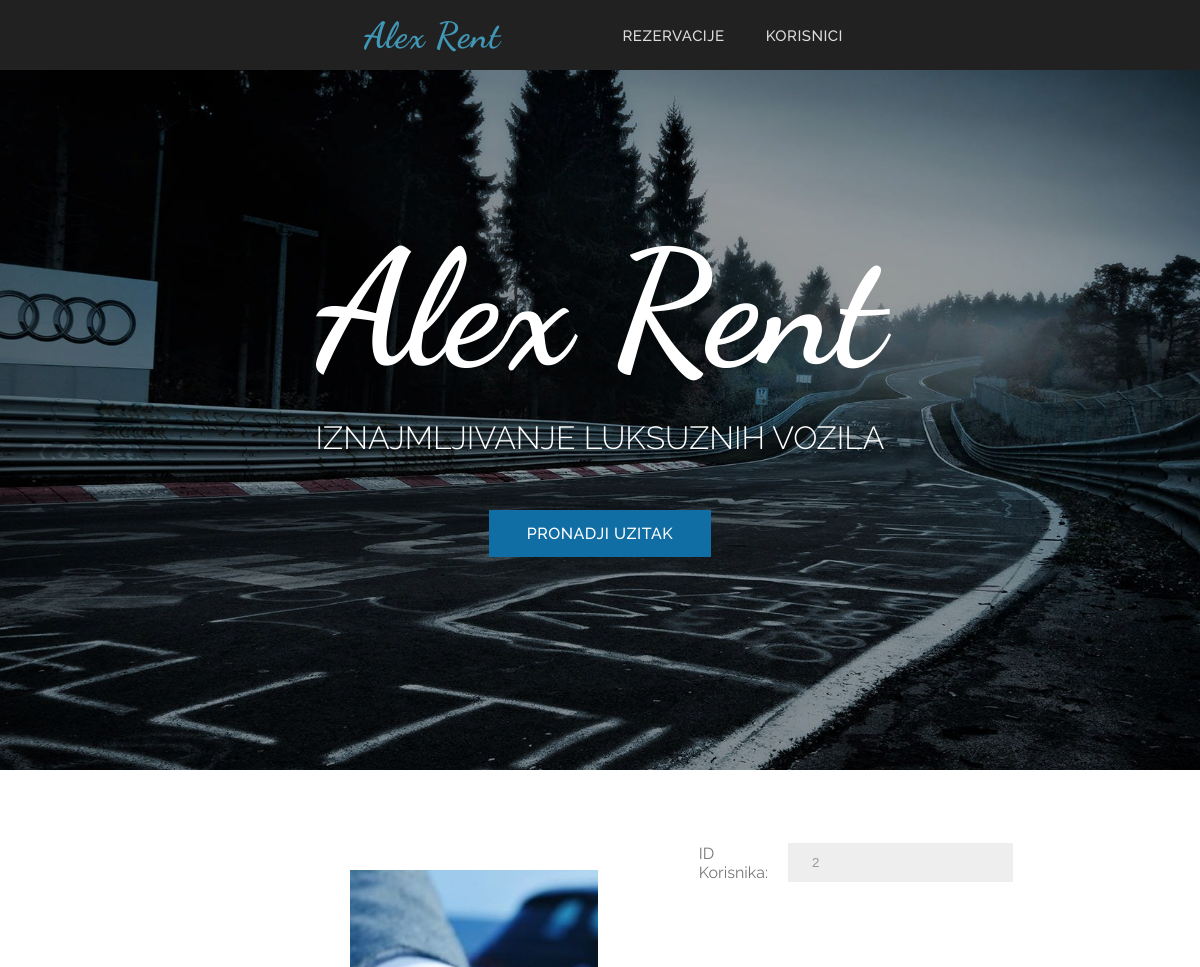
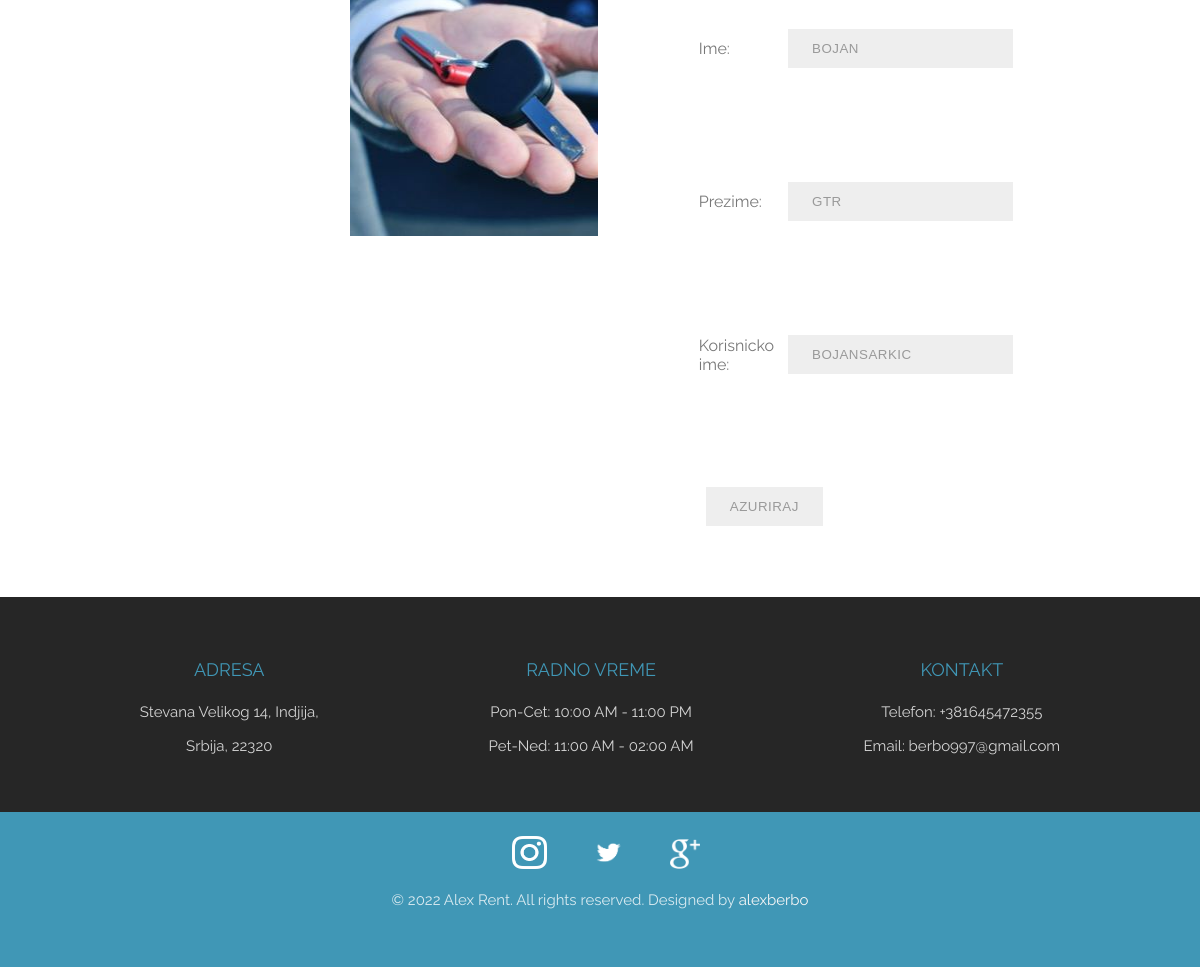
The app's page /PetarAleksandarBerbatovic7417/moderator/editUser.php?id=2 with its own data (2 pictures, top to bottom).
### tables this page shows
CREATE TABLE `korisnik` (
  `idkorisnik` int(11) NOT NULL,
  `ime` varchar(50) NOT NULL,
  `prezime` varchar(50) NOT NULL,
  `email` varchar(50) NOT NULL,
  `username` varchar(50) NOT NULL,
  `password` varchar(50) NOT NULL
);

### PetarAleksandarBerbatovic7417/moderator/editUser.php (the view, shortened to what this page needs)
<!DOCTYPE html>
<html lang="en">
<head>
	<link rel="stylesheet" href="style.css">
</head>
<body>
<?php
	$konekcija= new mysqli('localhost', 'root', '', 'carrent');
	$id = $_GET['id'];
	$qry = mysqli_query($konekcija, "select * from korisnik where idkorisnik='$id'");
	$data=$qry->fetch_assoc();
?>
<header class="header">
	<div class="slika">
		<nav>
		<ul>
			<li>
				<a class="logo" href="index.php">Alex Rent</a>
			</li>
			<li>
				<a class="nav-bar" href="rezervacije.php">Rezervacije</a>
			</li>
			<li>
				<a class="nav-bar" href="userlist.php">Korisnici</a>
			</li>
		</ul>
		</nav>
		<div class="zavesa">
			<h1 class="touche-intro">Alex Rent</h1>
			<p class="intro-p">IZNAJMLJIVANJE LUKSUZNIH VOZILA</p>
			<a href="">PRONADJI UZITAK</a>
		</div>
	</div>
</header>
<section id="login" class="login-section">
	<div class="login-div-slika"></div>
	<div class="login-div">
		<form class="login-form" action="editUser.php" method="post">
		<table>
            <tr>
                <td><label>ID Korisnika: </label>
                <td><input type="text" name="idkorisnik"  value="<?php echo $data['idkorisnik'] ?>" readonly></td>
            </tr>
            <tr>
                <td><label>Ime: </label>
                <td><input type="text" name="ime" required value="<?php echo  $data['ime']?>"></td>
            </tr>
            <tr>
                <td><label>Prezime: </label>
                <td><input type="text" name="prezime" required value="<?php echo $data['prezime'] ?>"></td>
             </tr>
             <tr>
                <td><label>Korisnicko ime: </label>
                <td><input type="text" name="username" required value="<?php echo $data['username'] ?>"></td>
             </tr>
				</table>
			<input type="submit" name="update" value="Azuriraj">
		</form>
	</div>
</section>
<section class="contact-foot">
	<div class="div-contact-foot">
		<div class="text-foot-contact-1">
			<h3 class="h3-contact">Adresa</h3>
			<p class="p-contact">Stevana Velikog 14, Indjija,</p>
			<p class="p-contact">Srbija, 22320</p>
		</div>
		<div class="text-foot-contact-2">
			<h3 class="h3-contact">Radno vreme</h3>
			<p class="p-contact">Pon-Cet: 10:00 AM - 11:00 PM</p>
			<p class="p-contact">Pet-Ned: 11:00 AM - 02:00 AM</p>
		</div>
		<div class="text-foot-contact-3">
			<h3 class="h3-contact">Kontakt</h3>
			<p class="p-contact">Telefon: +381645472355</p>
			<p class="p-contact">Email: berbo997@gmail.com</p>
		</div>
	</div>
	<div class="social">
		<div class="icons-social">
			<a class="insta" href="https://instagram.com/alexberbo" target="blank"><img src="img/icons/instagram.png" height="33px" width="35px" alt=""></a>
			<a class="twitter" href="https://twitter.com" target="blank"><img src="img/icons/twitter.png" height="33px" width="35px" alt=""></a>
			<a class="google" href="https://plus.google.com/" target="blank"><img src="img/icons/google.png" height="30px" width="30px" alt=""></a>
			<p class="p-social">© 2022 Alex Rent. All rights reserved. Designed by <a class="a-social" href="http://instagram.com/alexberbo">alexberbo</a></p>
	</div>
</section>
</body>
</html>

### PetarAleksandarBerbatovic7417/moderator/style.css (style rules this page uses)
body { margin: 0; width: 100%; height: 100%; font-family: 'Raleway', sans-serif; color: #777; }
.slika { background-image: url(img/ring.jpg); background-repeat: no-repeat; background-position: center center; background-size: cover; width: 100%; height: 70%; }
nav { width: 100%; position: fixed; z-index: 1; }
nav ul { height: 40px; display: flex; align-items: center; margin: 0px; padding: 15px 340px; list-style-type: none; background-color: #212121; }
.nav-bar { text-transform: uppercase; }
nav ul li:first-child { flex: 1; }
nav ul li { padding: 0 0px; }
li a { text-decoration: none; color: #ddd; font-weight: 500; font-size: 15px; padding-left: 7px; border: 2px solid transparent; letter-spacing: 0.5px; margin: 10px 15px 0 15px; }
.logo { font-family: 'Dancing Script', cursive; font-size: 36px; color: #4097b6; font-weight: 700; letter-spacing: 1px; }
.zavesa { background-color: rgba(0, 0, 0, 0.4); height: 770px; width: 100%; display: flex; justify-content: center; text-align: center; flex-direction: column; }
.zavesa a { text-decoration: none; color: #fff; background-color: #116ea4; border: 0; padding: 14px 20px; margin: 0; font-size: 16px; font-weight: 500; letter-spacing: 0.5px; border-radius: 0; margin-top: 20px; vertical-align: middle; width: 181.5px; align-self: center; }
.touche-intro { font-family: 'Dancing Script', cursive; color: #fff; font-size: 10em; font-weight: 700; margin-top: 0; margin-bottom: 10px; }
.intro-p { color: #fff; font-size: 32px; font-weight: 300; margin-top: 10px; margin-bottom: 40px; }
.login-section { margin: 0; min-height: 500px; background-color: #fff; display: flex; justify-content: center; }
.login-div-slika { background-image: url(img/rent1.jpg); background-repeat: no-repeat; width: 50%; margin-top: 100px; margin-bottom: 100px; margin-right: 20px; margin-left: 350px; }
.login-div { width: 50%; margin-top: 1%; margin-bottom: 1%; margin-right: 20%; margin-left: 1%; }
.login-form { background-repeat: no-repeat; width: 50%; margin-top: 1%; margin-bottom: 1%; margin-right: 1%; margin-left: 20%; }
h3 { font-size: 20px; font-weight: 500; color: #333; }
p { line-height: 24px; margin: 15px 0 30px; font-size: 16px; }
input { color: #999; padding: 12px 24px; background: #eee; border: 0; border-radius: 0; text-transform: uppercase; letter-spacing: 0.5px; margin: 55px 10px 55px 10px; }
.contact-foot { background: #262626; }
.div-contact-foot { display: flex; justify-content: center; align-items: center; text-align: center; min-height: 215px; }
.text-foot-contact-2 { margin-left: 170px; margin-right: 170px; }
.h3-contact { color: #4097b6; font-weight: 400; font-size: 18px; text-transform: uppercase; margin-bottom: 20px; text-align: center; }
.p-contact { font-size: 15px; color: rgba(255,255,255,0.8); margin: 0 0 10px; text-align: center; }
.social { min-height: 155px; background-color: #4097b6; display: flex; justify-content: center; align-items: center; }
.insta { margin-right: 40px; margin-left: 120px; }
.twitter { margin-right: 40px; }
.p-social { font-size: 15px; color: rgba(255,255,255,0.8); }
.a-social { color: #f6f6f6; text-decoration: none; }

### records on screen
korisnik: idkorisnik "2", ime "Bojan", prezime "Gtr", username "bojansarkic"
